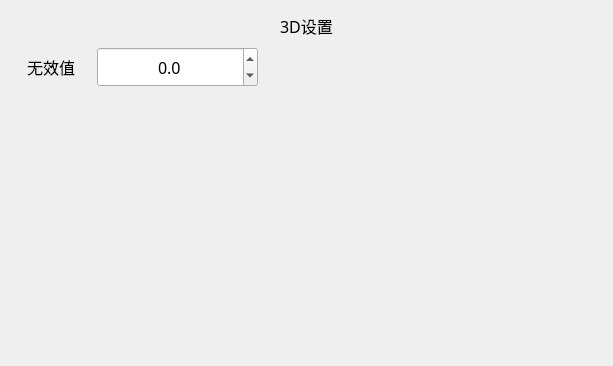
<?xml version="1.0" encoding="UTF-8"?>
<ui version="4.0">
 <class>frm3DSetClass</class>
 <widget class="QWidget" name="frm3DSetClass">
  <property name="geometry">
   <rect>
    <x>0</x>
    <y>0</y>
    <width>613</width>
    <height>366</height>
   </rect>
  </property>
  <property name="sizePolicy">
   <sizepolicy hsizetype="Preferred" vsizetype="Preferred">
    <horstretch>0</horstretch>
    <verstretch>0</verstretch>
   </sizepolicy>
  </property>
  <property name="font">
   <font>
    <family>微软雅黑</family>
    <pointsize>12</pointsize>
    <weight>50</weight>
    <italic>false</italic>
    <bold>false</bold>
   </font>
  </property>
  <property name="windowTitle">
   <string>Form</string>
  </property>
  <property name="styleSheet">
   <string notr="true">font: 12pt &quot;微软雅黑&quot;;</string>
  </property>
  <layout class="QGridLayout" name="gridLayout">
   <item row="2" column="0">
    <spacer name="verticalSpacer">
     <property name="orientation">
      <enum>Qt::Vertical</enum>
     </property>
     <property name="sizeHint" stdset="0">
      <size>
       <width>20</width>
       <height>315</height>
      </size>
     </property>
    </spacer>
   </item>
   <item row="1" column="0">
    <layout class="QHBoxLayout" name="horizontalLayout" stretch="0,1,0">
     <item>
      <widget class="QLabel" name="lbl_port">
       <property name="sizePolicy">
        <sizepolicy hsizetype="Preferred" vsizetype="Preferred">
         <horstretch>0</horstretch>
         <verstretch>0</verstretch>
        </sizepolicy>
       </property>
       <property name="minimumSize">
        <size>
         <width>80</width>
         <height>30</height>
        </size>
       </property>
       <property name="font">
        <font>
         <family>微软雅黑</family>
         <pointsize>12</pointsize>
         <weight>50</weight>
         <italic>false</italic>
         <bold>false</bold>
        </font>
       </property>
       <property name="text">
        <string>无效值</string>
       </property>
       <property name="alignment">
        <set>Qt::AlignCenter</set>
       </property>
      </widget>
     </item>
     <item>
      <widget class="QDoubleSpinBox" name="spinInvalidateValue">
       <property name="sizePolicy">
        <sizepolicy hsizetype="Preferred" vsizetype="Preferred">
         <horstretch>0</horstretch>
         <verstretch>0</verstretch>
        </sizepolicy>
       </property>
       <property name="minimumSize">
        <size>
         <width>120</width>
         <height>40</height>
        </size>
       </property>
       <property name="maximumSize">
        <size>
         <width>16777215</width>
         <height>16777215</height>
        </size>
       </property>
       <property name="font">
        <font>
         <family>微软雅黑</family>
         <pointsize>12</pointsize>
         <weight>50</weight>
         <italic>false</italic>
         <bold>false</bold>
        </font>
       </property>
       <property name="alignment">
        <set>Qt::AlignCenter</set>
       </property>
       <property name="decimals">
        <number>1</number>
       </property>
       <property name="minimum">
        <double>-1000000.000000000000000</double>
       </property>
       <property name="maximum">
        <double>1000000.000000000000000</double>
       </property>
      </widget>
     </item>
     <item>
      <widget class="QLabel" name="lbl_port_2">
       <property name="sizePolicy">
        <sizepolicy hsizetype="Preferred" vsizetype="Preferred">
         <horstretch>0</horstretch>
         <verstretch>0</verstretch>
        </sizepolicy>
       </property>
       <property name="minimumSize">
        <size>
         <width>40</width>
         <height>30</height>
        </size>
       </property>
       <property name="font">
        <font>
         <family>微软雅黑</family>
         <pointsize>12</pointsize>
         <weight>50</weight>
         <italic>false</italic>
         <bold>false</bold>
        </font>
       </property>
       <property name="text">
        <string/>
       </property>
       <property name="alignment">
        <set>Qt::AlignCenter</set>
       </property>
      </widget>
     </item>
    </layout>
   </item>
   <item row="1" column="1">
    <spacer name="horizontalSpacer">
     <property name="orientation">
      <enum>Qt::Horizontal</enum>
     </property>
     <property name="sizeHint" stdset="0">
      <size>
       <width>224</width>
       <height>20</height>
      </size>
     </property>
    </spacer>
   </item>
   <item row="0" column="0" colspan="2">
    <widget class="QLabel" name="label">
     <property name="minimumSize">
      <size>
       <width>0</width>
       <height>30</height>
      </size>
     </property>
     <property name="text">
      <string>3D设置</string>
     </property>
     <property name="alignment">
      <set>Qt::AlignCenter</set>
     </property>
    </widget>
   </item>
  </layout>
 </widget>
 <resources>
  <include location="../../saribbonresouce.qrc"/>
 </resources>
 <connections/>
</ui>
